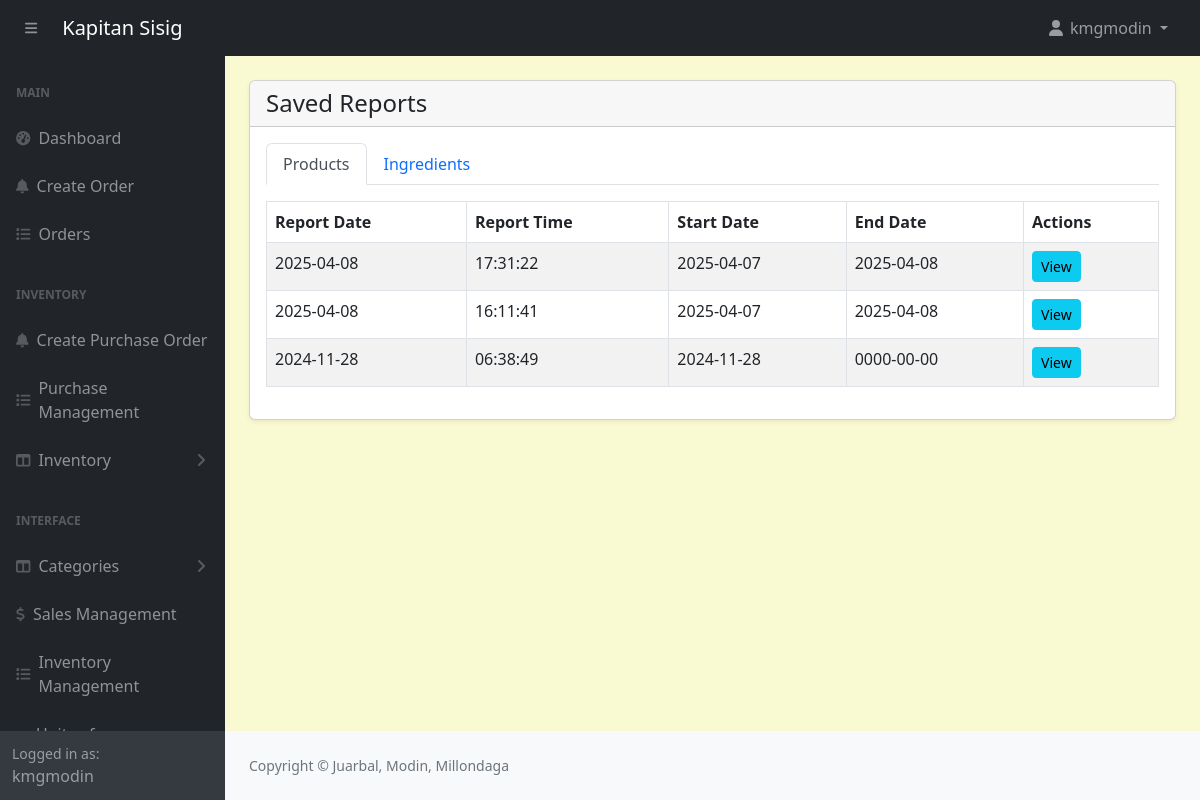
/admin/inventory-management-view.php (signed in), run on the app's committed database.
### tables this page shows
CREATE TABLE `saved_products_reports` (
  `id` int(11) NOT NULL,
  `report_date` date NOT NULL,
  `report_time` time NOT NULL,
  `report_type` enum('products','ingredients') NOT NULL,
  `report_data` text NOT NULL,
  `created_at` timestamp NOT NULL DEFAULT current_timestamp(),
  `start_date` date DEFAULT NULL,
  `end_date` date DEFAULT NULL
);

### admin/inventory-management-view.php (the view, shortened to what this page needs)
<?php include('includes/header.php'); ?>
<div class="container-fluid px-4 pb-4">
    <div class="card mt-4 shadow-sm">
        <div class="card-header">
            <h4 class="mb-0">Saved Reports</h4>
        </div>
        <div class="card-body">
            <ul class="nav nav-tabs" id="reportTabs" role="tablist">
                <li class="nav-item" role="presentation">
                    <a class="nav-link active" id="products-tab" data-bs-toggle="tab" href="#products" role="tab" aria-controls="products" aria-selected="true">Products</a>
                </li>
                <li class="nav-item" role="presentation">
                    <a class="nav-link" id="ingredients-tab" data-bs-toggle="tab" href="#ingredients" role="tab" aria-controls="ingredients" aria-selected="false">Ingredients</a>
                </li>
            </ul>
            <div class="tab-content mt-3" id="reportTabsContent">
                <div class="tab-pane fade show active" id="products" role="tabpanel" aria-labelledby="products-tab">
                    <?php
                    $query = "SELECT * FROM saved_products_reports WHERE report_type = 'products' ORDER BY created_at DESC";
                    $result = mysqli_query($conn, $query);
                    if (mysqli_num_rows($result) > 0) {
                    ?>
                        <table class="table table-striped table-bordered">
                            <thead>
                                <tr>
                                    <th>Report Date</th>
                                    <th>Report Time</th>
                                    <th>Start Date</th>
                                    <th>End Date</th>
                                    <th>Actions</th>
                                </tr>
                            </thead>
                            <tbody>
                                <?php while ($report = mysqli_fetch_assoc($result)): ?>
                                    <?php
                                    $startDate = $report['start_date'] ?? 'N/A';
                                    $endDate = $report['end_date'] ?? 'N/A';
                                    ?>
                                    <tr>
                                        <td><?= $report['report_date']; ?></td>
                                        <td><?= $report['report_time']; ?></td>
                                        <td><?= ($startDate != 'N/A') ? $startDate : 'N/A'; ?></td>
                                        <td><?= ($endDate != 'N/A') ? $endDate : 'N/A'; ?></td>
                                        <td>
                                            <a href="view-products-report.php?id=<?= $report['id']; ?>" class="btn btn-info btn-sm">View</a>
                                        </td>
                                    </tr>
                                <?php endwhile; ?>
                            </tbody>
                        </table>
                    <?php
                    } else {
                        echo '<div class="alert alert-warning">No saved product reports found.</div>';
                    }
                    ?>
                </div>
            </div>
        </div>
    </div>
</div>
<?php include('includes/footer.php'); ?>

### admin/includes/header.php (shortened to what this page needs)
<!DOCTYPE html>
<html lang="en">
    <head>
        <link href="assets/css/styles.css" rel="stylesheet" />
        <link rel="stylesheet" href="//cdn.jsdelivr.net/npm/alertifyjs@1.14.0/build/css/themes/default.min.css"/>
        <link rel="stylesheet" href="//cdn.jsdelivr.net/npm/alertifyjs@1.14.0/build/css/alertify.min.css"/>
        <link href="https://cdn.jsdelivr.net/npm/select2@4.1.0-rc.0/dist/css/select2.min.css" rel="stylesheet" />
        <link rel="stylesheet" href="assets/css/custom.css">
    </head>
    <body class="sb-nav-fixed">
    <?php include('navbar.php'); ?>
      <div id="layoutSidenav">
        <?php include('sidebar.php'); ?>
          <div id="layoutSidenav_content">
            <main>

### admin/includes/navbar.php (shortened to what this page needs)
<nav class="sb-topnav navbar navbar-expand navbar-dark bg-dark">
            <button class="btn btn-link btn-sm order-1 order-lg-0 me-4 me-lg-0" id="sidebarToggle" href="#!"><i class="fas fa-bars ps-3"></i></button>
            <a class="navbar-brand ps-3" href="index.html">Kapitan Sisig</a>
            <ul class="navbar-nav ms-auto ms-md-0 me-3 me-lg-4">
                <li class="nav-item dropdown">
                    <a class="nav-link dropdown-toggle" id="navbarDropdown" href="#" role="button" data-bs-toggle="dropdown" aria-expanded="false">
                        <i class="fas fa-user fa-fw"></i>
                        <?= $_SESSION['loggedInUser']['username']; ?>
                    </a>
                </li>
            </ul>
        </nav>

### admin/includes/sidebar.php (shortened to what this page needs)
<div id="layoutSidenav_nav">
    <nav class="sb-sidenav accordion sb-sidenav-dark" id="sidenavAccordion">
        <div class="sb-sidenav-menu">
            <div class="nav">
                <div class="sb-sidenav-menu-heading">Main</div>
                <a class="nav-link" href="index.php">
                    <div class="sb-nav-link-icon"><i class="fas fa-tachometer-alt"></i></div>
                    Dashboard
                </a>
                <a class="nav-link" href="order-create.php">
                    <div class="sb-nav-link-icon"><i class="fas fa-bell"></i></div>
                    Create Order
                </a>
                <a class="nav-link" href="orders.php">
                    <div class="sb-nav-link-icon"><i class="fas fa-list"></i></div>
                    Orders
                </a>
                <div class="sb-sidenav-menu-heading">Inventory</div>
                <?php if ($_SESSION['loggedInUser']['position'] == 1): ?>
                    <a class="nav-link" href="purchase-order-select-supplier.php">
                        <div class="sb-nav-link-icon"><i class="fas fa-bell"></i></div>
                        Create Purchase Order
                    </a>
                    <a class="nav-link" href="purchase-orders.php">
                        <div class="sb-nav-link-icon"><i class="fas fa-list"></i></div>
                        Purchase Management
                    </a>
                <?php endif; ?>
                <a class="nav-link collapsed" href="#" data-bs-toggle="collapse" data-bs-target="#collapseInventory" aria-expanded="false" aria-controls="collapseInventory">
                    <div class="sb-nav-link-icon"><i class="fas fa-columns"></i></div>
                    Inventory
                    <div class="sb-sidenav-collapse-arrow"><i class="fas fa-angle-down"></i></div>
                </a>
                <div class="sb-sidenav-menu-heading">Interface</div>
                <?php if ($_SESSION['loggedInUser']['position'] == 1): ?>
                <a class="nav-link collapsed" href="#" data-bs-toggle="collapse" data-bs-target="#collapseCategory" aria-expanded="false" aria-controls="collapseCategory">
                    <div class="sb-nav-link-icon"><i class="fas fa-columns"></i></div>
                    Categories
                    <div class="sb-sidenav-collapse-arrow"><i class="fas fa-angle-down"></i></div>
                </a>
                <?php endif; ?>
                <a class="nav-link" href="sales.php">
                    <div class="sb-nav-link-icon"><i class="fas fa-dollar-sign"></i></div>
                    Sales Management
                </a>
                <a class="nav-link" href="inventory-management-view.php">
                    <div class="sb-nav-link-icon"><i class="fas fa-list"></i></div>
                    Inventory Management
                </a>
                <li class="nav-item">
                    <a class="nav-link collapsed" href="#" data-bs-toggle="collapse" data-bs-target="#collapseUnits" aria-expanded="false" aria-controls="collapseUnits">
                        <span>Units of Measurement</span>
                    </a>
                </li>
            </div>
        </div>
        <div class="sb-sidenav-footer">
            <div class="small">Logged in as:</div>
            <?= $_SESSION['loggedInUser']['username']; ?>
        </div>
    </nav>
</div>

### admin/includes/footer.php (shortened to what this page needs)
</main>
                <footer class="py-4 bg-light mt-auto">
                    <div class="container-fluid px-4">
                        <div class="d-flex align-items-center justify-content-between small">
                            <div class="text-muted">Copyright &copy; Juarbal, Modin, Millondaga</div>
                        </div>
                    </div>
                </footer>
            </div>
        </div>
    </body>
</html>

### admin/assets/css/custom.css (style rules this page uses)
body { margin: 0; font-family: system-ui, -apple-system, "Segoe UI", Roboto, "Helvetica Neue", "Noto Sans", "Liberation Sans", Arial, sans-serif; font-size: 1rem; font-weight: 400; line-height: 1.5; color: #212529; text-align: left; background-color: #FAFAD2; -webkit-text-size-adjust: 100%; -webkit-tap-highlight-color: rgba(0, 0, 0, 0); }

### data on the page
saved_products_reports: report_date "2025-04-08", report_time "17:31:22", start_date "2025-04-07", end_date "2025-04-08"
saved_products_reports: report_date "2025-04-08", report_time "16:11:41", start_date "2025-04-07", end_date "2025-04-08"
saved_products_reports: report_date "2024-11-28", report_time "06:38:49", start_date "2024-11-28", end_date "0000-00-00"

### other printed values
$_SESSION['loggedInUser']['username'] "kmgmodin"
